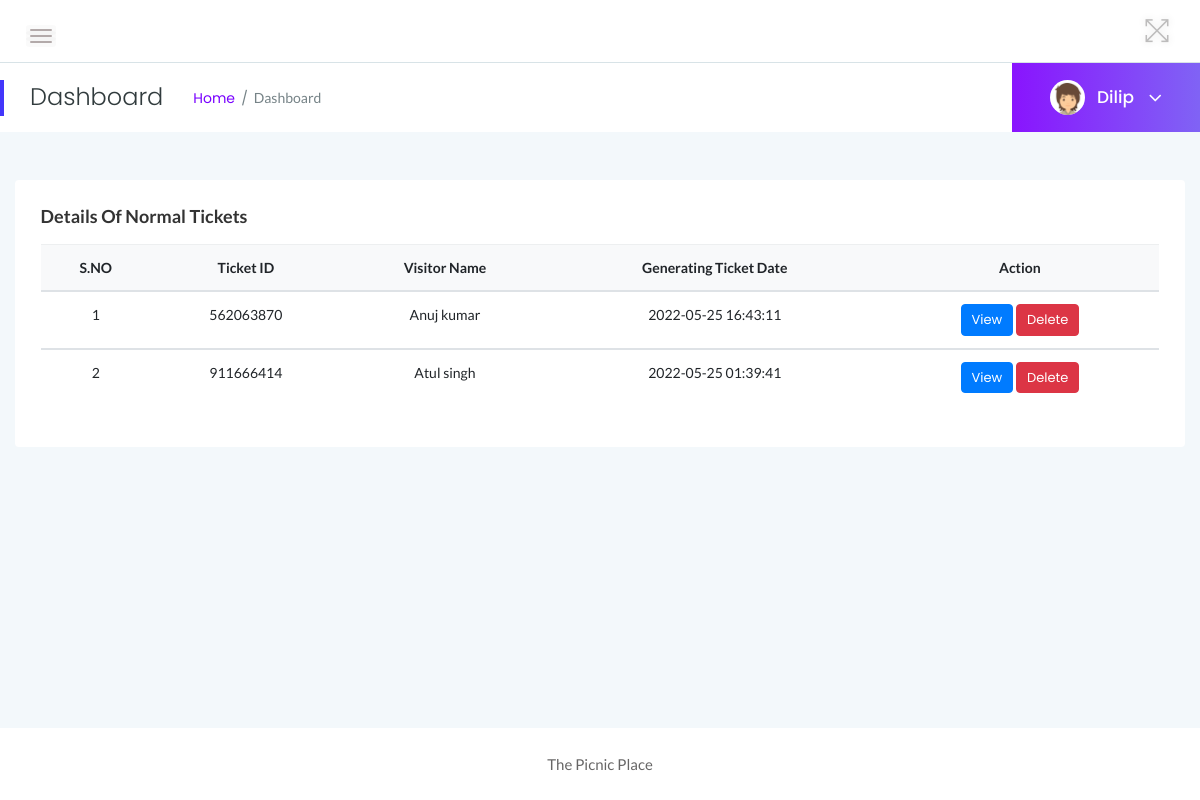
Page /admin/manage-normal-ticket.php (signed in) on the earlier database version.
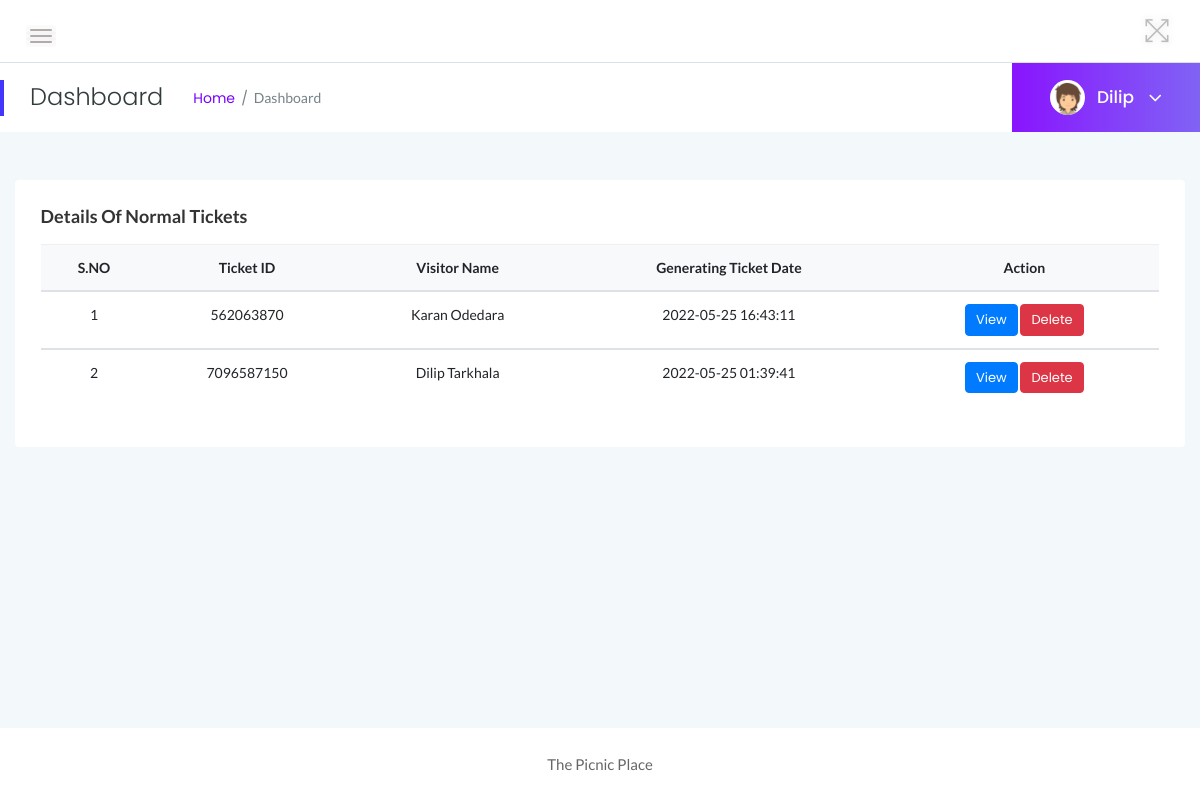
Same page on the later database version.
### tables this page shows
CREATE TABLE `tblticindian` (
  `ID` int(10) NOT NULL,
  `TicketID` varchar(100) NOT NULL,
  `visitorName` varchar(255) DEFAULT NULL,
  `NoAdult` int(10) DEFAULT NULL,
  `NoChildren` int(10) DEFAULT NULL,
  `AdultUnitprice` varchar(50) DEFAULT NULL,
  `ChildUnitprice` varchar(50) DEFAULT NULL,
  `PostingDate` timestamp NULL DEFAULT current_timestamp()
);

### admin/manage-normal-ticket.php (the view, shortened to what this page needs)
<?php
include('includes/dbconnection.php');
if (strlen($_SESSION['zmsaid']==0)) {
  header('location:logout.php');
  } else{
?>
<!doctype html>
<html class="no-js" lang="en">
<head>
    <link rel="stylesheet" href="assets/css/bootstrap.min.css">
    <link rel="stylesheet" href="assets/css/font-awesome.min.css">
    <link rel="stylesheet" href="assets/css/themify-icons.css">
    <link rel="stylesheet" href="assets/css/metisMenu.css">
    <link rel="stylesheet" href="assets/css/owl.carousel.min.css">
    <link rel="stylesheet" href="assets/css/slicknav.min.css">
    <link rel="stylesheet" href="https://www.amcharts.com/lib/3/plugins/export/export.css" type="text/css" media="all" />
    <link rel="stylesheet" type="text/css" href="https://cdn.datatables.net/1.10.19/css/jquery.dataTables.css">
    <link rel="stylesheet" type="text/css" href="https://cdn.datatables.net/1.10.18/css/dataTables.bootstrap4.min.css">
    <link rel="stylesheet" type="text/css" href="https://cdn.datatables.net/responsive/2.2.3/css/responsive.bootstrap.min.css">
    <link rel="stylesheet" type="text/css" href="https://cdn.datatables.net/responsive/2.2.3/css/responsive.jqueryui.min.css">
    <link rel="stylesheet" href="assets/css/typography.css">
    <link rel="stylesheet" href="assets/css/default-css.css">
    <link rel="stylesheet" href="assets/css/styles.css">
    <link rel="stylesheet" href="assets/css/responsive.css">
</head>
<body>
    <div class="page-container">
        <div class="main-content">
          <?php include_once('includes/header.php');?>
            <?php include_once('includes/pagetitle.php');?>
            <div class="main-content-inner">
                <div class="row">
                    <div class="col-12 mt-5">
                        <div class="card">
                            <div class="card-body">
                                <h4 class="header-title">Details of Normal Tickets</h4>
                                <div class="data-tables">
                <table class="table text-center">
                                        <thead class="bg-light text-capitalize">
                                            <tr>
                                                <th>S.NO</th>
                                                <th>Ticket ID</th>
                                                <th>Visitor Name</th>
                                                <th>Generating Ticket Date</th>
                                                <th>Action</th>
                                            </tr>
                                        </thead>
                                        <?php
$ret=mysqli_query($con,"select * from tblticindian order by ID desc");
$cnt=1;
$count=mysqli_num_rows($ret);
if($count>0){
while ($row=mysqli_fetch_array($ret)) {
?>
                                        <tbody>
          <tr data-expanded="true">
            <td><?php echo $cnt;?></td>
                  <td><?php  echo $row['TicketID'];?></td>
                   <td><?php  echo $row['visitorName'];?></td>
                  <td><?php  echo $row['PostingDate'];?></td>
                  <td><a href="view-normal-ticket.php?viewid=<?php echo $row['ID'];?>" class="btn btn-primary btn-xs">View</a>
                                 <a href="manage-normal-ticket.php?id=<?php echo $row['ID']?>&del=delete" onClick="return confirm('Are you sure you want to delete?')" class="btn btn-danger btn-xs">Delete</a>
                </tr>
                <?php
$cnt=$cnt+1;
}} else{?>
    <tr>
        <th colspan="4" style="color:red;">No Record found</th>
    </tr>
<?php } ?>
 </tbody>
                                    </table>
                                </div>
                            </div>
                        </div>
                    </div>
                </div>
            </div>
        </div>
        <?php include_once('includes/footer.php');?>
    </div>
</body>
</html>
<?php }  ?>

### admin/includes/header.php (shortened to what this page needs)
<div class="header-area">
               <div class="row align-items-center">
                   <div class="col-md-6 col-sm-8 clearfix">
                       <div class="nav-btn pull-left">
                           <span></span>
                           <span></span>
                           <span></span>
                       </div>
                   </div>
                   <div class="col-md-6 col-sm-4 clearfix">
                       <ul class="notification-area pull-right">
                           <li id="full-view"><i class="ti-fullscreen"></i></li>
                       </ul>
                   </div>
               </div>
           </div>

### admin/includes/pagetitle.php (shortened to what this page needs)
<?php
include('includes/dbconnection.php');
?>
<div class="page-title-area">
                <div class="row align-items-center">
                    <div class="col-sm-6">
                        <div class="breadcrumbs-area clearfix">
                            <h4 class="page-title pull-left">Dashboard</h4>
                            <ul class="breadcrumbs pull-left">
                                <li><a href="dashboard.php">Home</a></li>
                                <li><span>Dashboard</span></li>
                            </ul>
                        </div>
                    </div>
                    <div class="col-sm-6 clearfix">
                        <div class="user-profile pull-right">
                            <img class="avatar user-thumb" src="assets/images/author/avatar.png" alt="avatar">
                            <?php
$adid=$_SESSION['zmsaid'];
$ret=mysqli_query($con,"select AdminName from tbladmin where ID='$adid'");
$row=mysqli_fetch_array($ret);
$name=$row['AdminName'];
?>
                            <h4 class="user-name dropdown-toggle" data-toggle="dropdown"><?php echo $name; ?> <i class="fa fa-angle-down"></i></h4>
                        </div>
                    </div>
                </div>
            </div>

### admin/includes/footer.php
<footer>
            <div class="footer-area">
                <p>The Picnic Place </p>
            </div>
        </footer>

### admin/assets/css/styles.css (style rules this page uses)
.page-container { width: 100%; height: 100%; min-height: 100vh; padding-left: 280px; -webkit-transition: padding-left 0.3s ease 0s; transition: padding-left 0.3s ease 0s; }
.card { border: none; border-radius: 4px; background-color: #fff; -webkit-transition: all 0.3s ease 0s; transition: all 0.3s ease 0s; }
.card-body { padding: 25.6px; padding: 1.6rem; }
.main-content { width: 100%; background: #f3f8fb; }
.main-content-inner { padding: 0 30px 50px; }
.header-area { padding: 15px 30px; background: #fff; border-bottom: 1px solid #d8e3e7; }
.nav-btn { margin-right: 30px; margin-top: 10px; cursor: pointer; }
.nav-btn span { display: block; width: 22px; height: 2px; background: #b3aaaa; margin: 4px 0; border-radius: 15px; -webkit-transition: all 0.3s ease 0s; transition: all 0.3s ease 0s; box-shadow: 0 0 0 4px rgba(99, 96, 96, 0.03); }
.notification-area { -webkit-user-select: none; -moz-user-select: none; -ms-user-select: none; user-select: none; position: relative; z-index: 1; }
.notification-area li { display: inline-block; margin-left: 20px; cursor: pointer; -webkit-user-select: none; -moz-user-select: none; -ms-user-select: none; user-select: none; }
.notification-area li > i { font-size: 26px; color: #bdbcbc; vertical-align: middle; text-shadow: 0 0 8px rgba(0, 0, 0, 0.12); -webkit-transition: color 0.3s ease 0s; transition: color 0.3s ease 0s; }
.notification-area li#full-view { display: inline-block; }
.page-title-area { padding: 0 30px; background: #fff; position: relative; }
.page-title-area:before { content: ""; position: absolute; left: 0; top: 50%; width: 4px; height: 36px; background: var(--primary-color); -webkit-transform: translateY(-50%); transform: translateY(-50%); }
.page-title { font-size: 24px; font-weight: 300; color: #313b3d; letter-spacing: 0; margin-right: 30px; }
ul.breadcrumbs { margin-top: 4px; }
.breadcrumbs li { display: inline-block; }
.breadcrumbs li a, .breadcrumbs li span { display: block; font-size: 14px; font-weight: 400; color: #7801ff; letter-spacing: 0; margin-right: 16px; position: relative; }
.breadcrumbs li a:before { content: "/"; color: #768387; position: absolute; right: -13px; top: 0; }
.breadcrumbs li span { margin-right: 0; color: #768387; text-transform: capitalize; }
.user-profile { margin-right: -30px; display: -webkit-box; display: -ms-flexbox; display: flex; -webkit-box-align: center; -ms-flex-align: center; align-items: center; -ms-flex-wrap: wrap; flex-wrap: wrap; background: -webkit-linear-gradient(left, #8914fe 0%, #8063f5 100%); background: linear-gradient(to right, #8914fe 0%, #8063f5 100%); padding: 17px 38px; position: relative; }
.user-profile img.avatar { height: 35px; width: 35px; border-radius: 50%; margin-right: 12px; }
.user-name { font-size: 17px; font-weight: 500; color: #fff; letter-spacing: 0; cursor: pointer; -webkit-user-select: none; -moz-user-select: none; -ms-user-select: none; user-select: none; }
.user-name i { margin-left: 10px; font-size: 21px; vertical-align: middle; position: relative; }
.notification-area .dropdown-toggle, .user-name.dropdown-toggle { position: relative; }
.notification-area .dropdown-toggle:after, .user-name.dropdown-toggle:after { display: none; }
.header-title { font-family: "Lato", sans-serif; font-size: 18px; font-weight: 600; letter-spacing: 0; color: #333; text-transform: capitalize; margin-bottom: 17px; }
.footer-area { text-align: center; padding: 23px 0 19px; background: #fff; }
.footer-area p { color: #676666; margin-bottom: 0; }
.btn { padding: 11px 17px; font-size: 13px; letter-spacing: 0; }
.btn-xs { padding: 5px 10px; }
table tr th { border-bottom: none; }
table tr th, table tr td { border-top: 1px solid rgba(120, 130, 140, 0.13) !important; }

### admin/assets/css/responsive.css (style rules this page uses)
@media (min-width: 1200px) and (max-width: 1364px) { .main-content-inner { padding: 0 15px 50px; } }
@media (min-width: 1200px) and (max-width: 1364px) { .page-container, .sbar_collapsed.page-container { padding-left: 0; } }

Differences in the rows shown:
changed tblticindian: visitorName "Anuj kumar" → "Karan Odedara"
changed tblticindian: TicketID "911666414" → "7096587150"; visitorName "Atul singh" → "Dilip Tarkhala"
